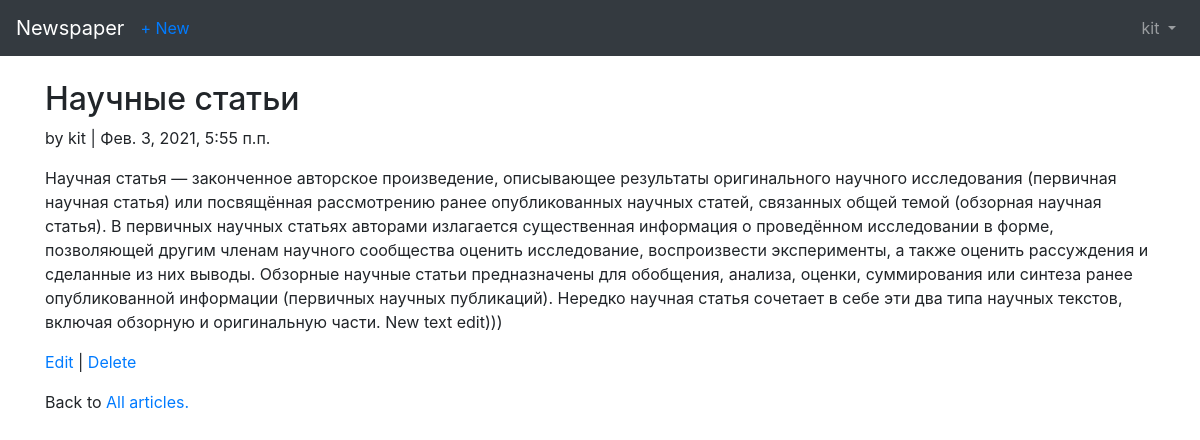
Page /articles/1 (signed in) on the committed database.
### users/models.py (models this page shows)
class CustomUser(AbstractUser):
    age = models.PositiveIntegerField(default=0)

### articles/models.py (models this page shows, shortened)
class Article(models.Model):
    title = models.CharField(max_length=255)
    body = models.TextField()
    date = models.DateTimeField(auto_now_add=True)
    author = models.ForeignKey(
        settings.AUTH_USER_MODEL,
        on_delete=models.CASCADE
    )

### articles/views.py (the view)
class ArticleDetailView(LoginRequiredMixin, DetailView):
    model = models.Article
    template_name = 'article_detail.html'
    login_url = 'login'

### templates/article_detail.html
{% extends 'base.html' %}
{% block content %}
  <div class="article-entry">
    <h2>{{ object.title }}</h2>
    <p>by {{ object.author }} | {{ object.date }}</p>
    <p>{{ object.body }}</p>
  </div>
  <p>
    <a href="{% url 'article_edit' article.pk %}">Edit</a> |
    <a href="{% url 'article_delete' article.pk %}">Delete</a>
  </p>
  <p>Back to
    <a href="{% url 'article_list' %}">All articles.</a>
  </p>
{% endblock %}

### templates/base.html (shortened to what this page needs)
<!doctype html>
<html lang="en">
  <head>
    <link rel="stylesheet" href="https://cdn.jsdelivr.net/npm/bootstrap@4.6.0/dist/css/bootstrap.min.css">
  </head>
  <body>
    <nav class="navbar navbar-expand-lg navbar-dark bg-dark mb-4">
      <a class="navbar-brand" href="{% url 'home' %}">Newspaper</a>
      {% if user.is_authenticated %}
        <ul class="navbar-nav mr-auto">
          <li class="nav-item">
            <a href="{% url 'article_new' %}">+ New</a>
          </li>
        </ul>
      {% endif %}
      <div class="collapse navbar-collapse" id="navbarSupportedContent">
        {% if user.is_authenticated %}
          <ul class="navbar-nav ml-auto">
            <li class="nav-item dropdown">
              <a class="nav-link dropdown-toggle" href="#" id="navbarDropdown" role="button"
              data-toggle="dropdown" aria-haspopup="true" aria-expanded="false">
                {{ user.username }}
              </a>
            </li>
          </ul>
        {% else %}
        <form class="form-inline ml-auto">
          <a class="btn btn-outline-secondary" href="{% url 'login' %}">Log in</a>
          <a class="btn btn-outline-primary ml-2" href="{% url 'signup' %}">Sign up</a>
        </form>
        {% endif %}
      </div>
    </nav>
    <div class="container">
      {% block content %}
      {% endblock %}
    </div>
  </body>
</html>

### rows in the picture
CustomUser: username "kit"
Article: title "Научные статьи", author "kit", date "Фев. 3, 2021, 5:55 п.п.", body "Научная статья — законченное авторское произведение, описывающее результаты оригинального научного исследования (первичная научная статья) или посвящённая рассмотрению ранее опубликованных научных статей, связанных общей темой (обзорная научная статья). В первичных научных статьях авторами излагается существенная информация о проведённом исследовании в форме, позволяющей другим членам научного сообщества оценить исследование, воспроизвести эксперименты, а также оценить рассуждения и сделанные из них выводы. Обзорные научные статьи предназначены для обобщения, анализа, оценки, суммирования или синтеза ранее опубликованной информации (первичных научных публикаций). Нередко научная статья…"
